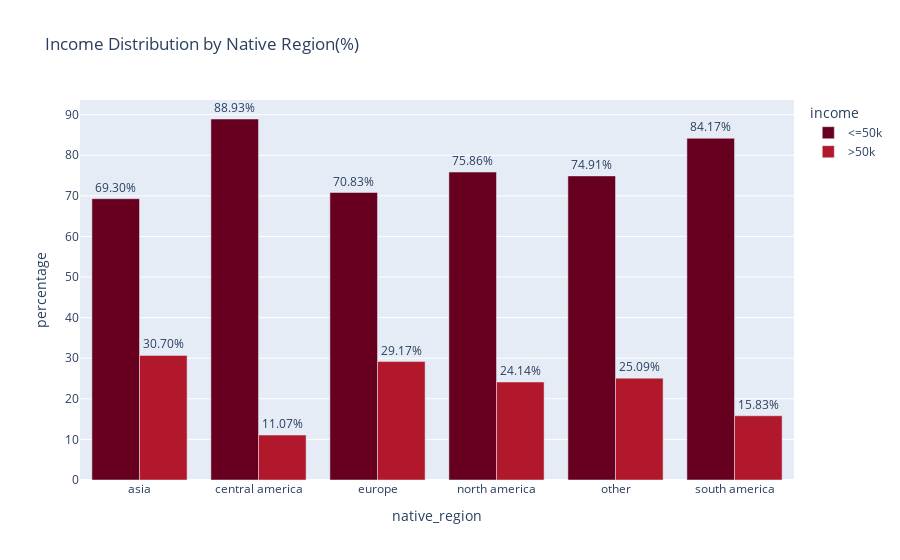

The notebook cell this image was saved under:
### Code cell
fig= px.bar(
    adult_df_income_native_region,
    x = 'native_region',
    y = 'percentage',
    color= 'income',
    title='Income Distribution by Native Region(%)',
    barmode = 'group',
    height=400,
    text= 'percentage',
    color_discrete_sequence=px.colors.sequential.RdBu,
)
fig.update_traces(texttemplate='%{text:.2f}%')
fig.update_traces(textposition='outside')
fig.show()
fig.write_image(os.path.join(result_dir,'income_distribution_by_nativeregion_bar_plot.jpg'))
fig.write_image(os.path.join(result_dir, 'income_distribution_by_nativeregion_bar_plot.png'))
fig.write_html(os.path.join(result_dir, 'income_distribution_by_nativeregion_bar_plot.html'))

### Figure 1 — Plotly figure (JSON) as saved in the notebook; plotly's stock layout.template omitted (floating-point values rounded to 4 significant figures)
{"data": [{"alignmentgroup": "True", "hovertemplate": "income=<=50k<br>native_region=%{x}<br>percentage=%{text}<extra></extra>", "legendgroup": "<=50k", "marker": {"color": "rgb(103,0,31)", "pattern": {"shape": ""}}, "name": "<=50k", "offsetgroup": "<=50k", "orientation": "v", "showlegend": true, "text": [69.3, 88.93, 70.83, 75.86, 74.91, 84.17], "textposition": "outside", "texttemplate": "%{text:.2f}%", "type": "bar", "x": ["asia", "central america", "europe", "north america", "other", "south america"], "xaxis": "x", "y": [69.3, 88.93, 70.83, 75.86, 74.91, 84.17], "yaxis": "y"}, {"alignmentgroup": "True", "hovertemplate": "income=>50k<br>native_region=%{x}<br>percentage=%{text}<extra></extra>", "legendgroup": ">50k", "marker": {"color": "rgb(178,24,43)", "pattern": {"shape": ""}}, "name": ">50k", "offsetgroup": ">50k", "orientation": "v", "showlegend": true, "text": [30.7, 11.07, 29.17, 24.14, 25.09, 15.83], "textposition": "outside", "texttemplate": "%{text:.2f}%", "type": "bar", "x": ["asia", "central america", "europe", "north america", "other", "south america"], "xaxis": "x", "y": [30.7, 11.07, 29.17, 24.14, 25.09, 15.83], "yaxis": "y"}], "layout": {"autosize": true, "barmode": "group", "legend": {"title": {"text": "income"}, "tracegroupgap": 0}, "title": {"text": "Income Distribution by Native Region(%)"}, "xaxis": {"anchor": "y", "autorange": true, "domain": [0, 1], "range": [-0.5, 5.5], "title": {"text": "native_region"}, "type": "category"}, "yaxis": {"anchor": "x", "autorange": true, "domain": [0, 1], "range": [0, 93.61], "title": {"text": "percentage"}, "type": "linear"}}}
